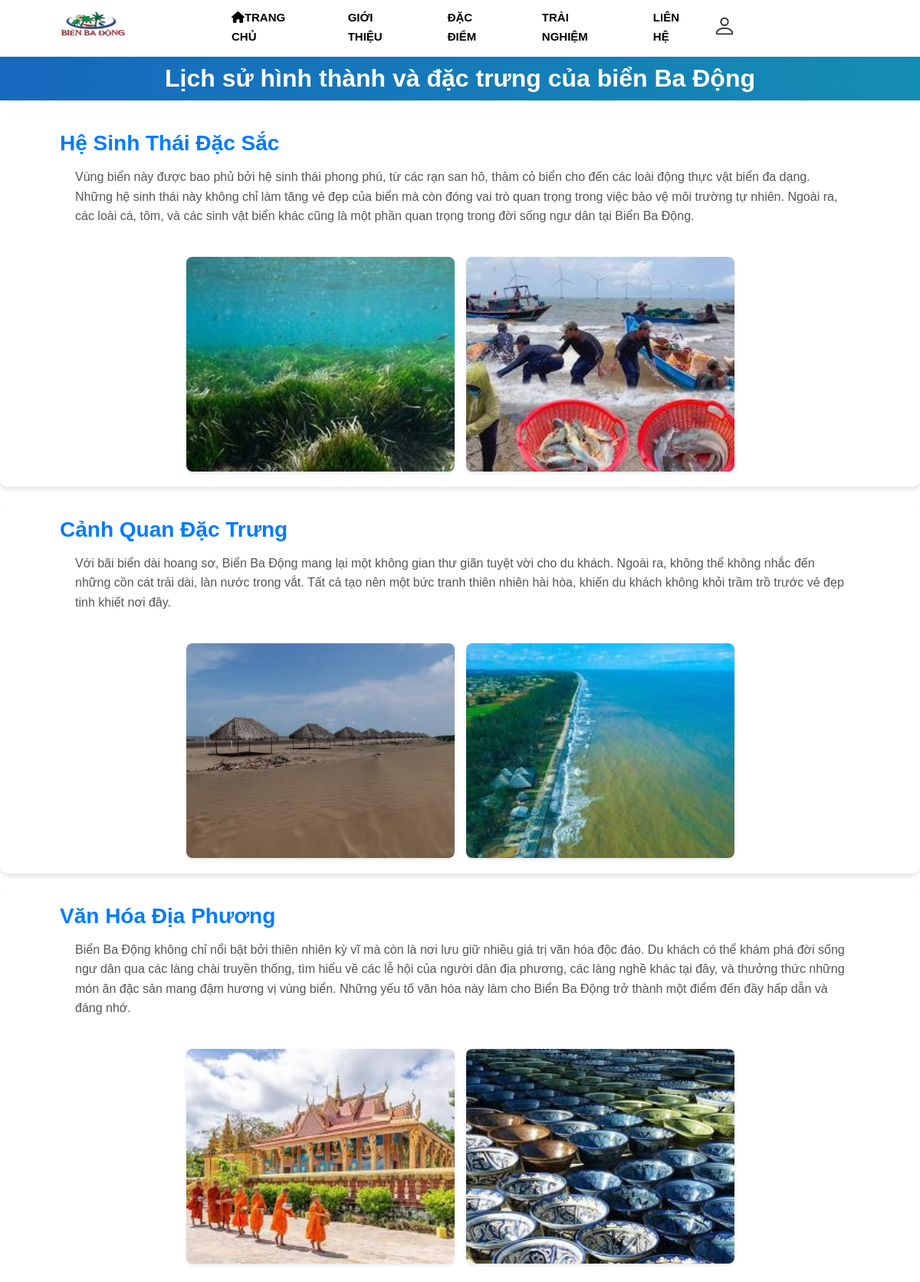
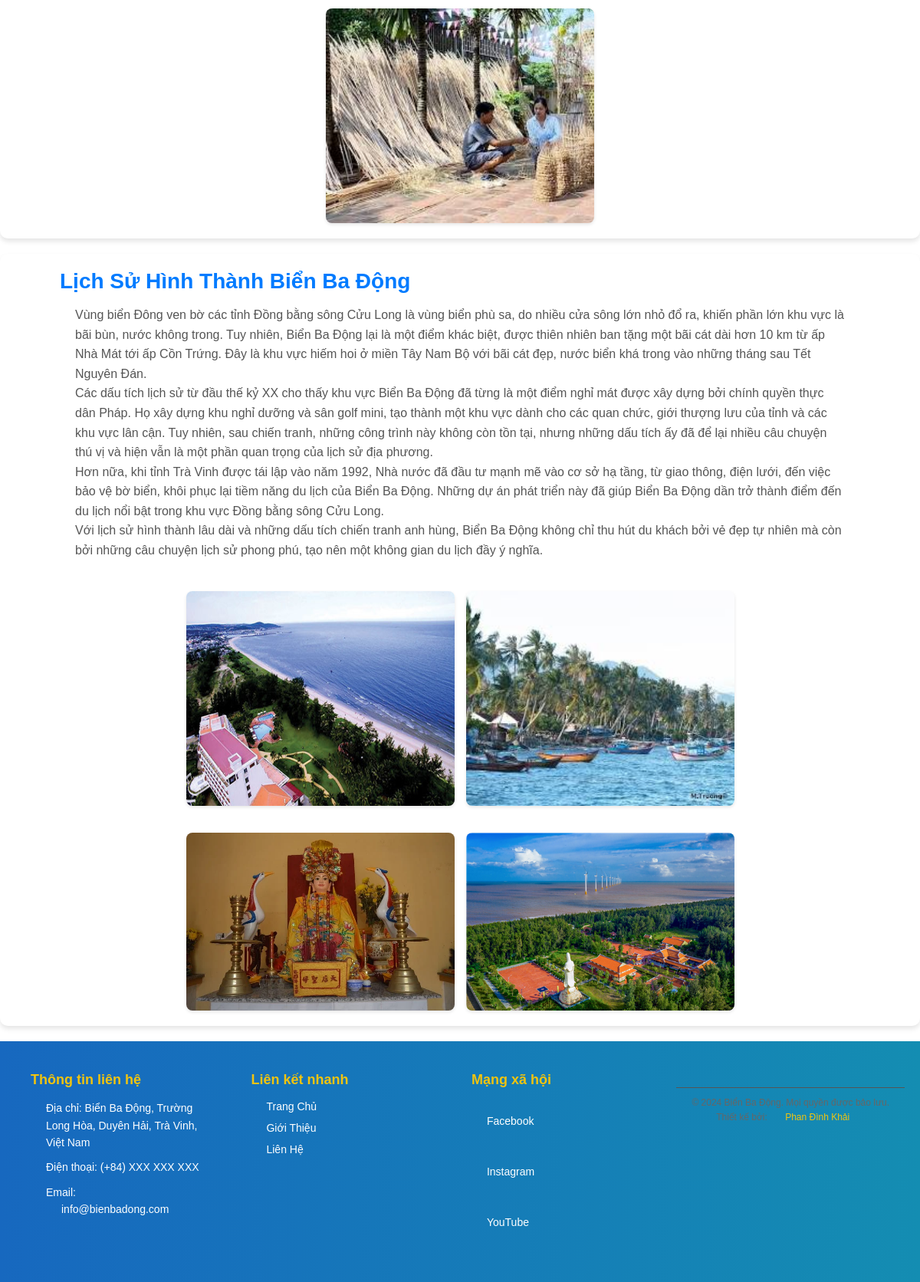
The page /dacdiem.php (signed in) on the database its author committed (2 pictures, top to bottom).
### tables this page shows
CREATE TABLE `baiviet` (
  `idbaiviet` int(11) NOT NULL,
  `tieudebaiviet` varchar(200) NOT NULL,
  `noidungbaiviet` text NOT NULL,
  `url_image` text NOT NULL,
  `tentrang` varchar(20) NOT NULL
);

### dacdiem.php (the view, shortened to what this page needs)
<?php
include "./db_connect.php";
?>
<!DOCTYPE html>
<html lang="en">
<head>
    <link href="https://cdn.jsdelivr.net/npm/bootstrap-icons/font/bootstrap-icons.css" rel="stylesheet">
    <link rel="stylesheet" href="style.css">
</head>
<body>
    <header>
        <div class="logo">
            <a href="trangchu.html" target="_self"><img src="images/logo.jpg" alt="bienbadong" width="100px" height="74.5px"></a>
        </div>
        <div class="menu">
            <li><a href="trangchu.php" target="_self"id="mn"><i class="fas fa-home"></i>TRANG CHỦ</a></li>
            <li><a href="gioithieu.php" target="_self"id="mn">GIỚI THIỆU</a></li>
            <li><a href="dacdiem.php" target="_self"id="mn">ĐẶC ĐIỂM</a></li>
            <li><a href="trainghiem.php" target="_self"id="mn">TRẢI NGHIỆM</a></li>
            <li><a href="lienhe.php" target="_self"id="mn">LIÊN HỆ</a></li>
        </div>
        <div class="contact">
        <li><i class="bi bi-person" id="userIcon"></i></li>
        </div>
    </header>
    <img src="images/nenn.jpg" alt="nen" id="nenn">
    <div id="header">
      <h1>Lịch sử hình thành và đặc trưng của biển Ba Động</h1>
  </div>
 <?php
 $sql = "SELECT * FROM baiviet";
 $result = $conn->query($sql);
 if ($result->num_rows > 0) {
     while($row = $result->fetch_assoc()) {
     if($row['tentrang']=="dacdiem"){
 ?>
<section class="content-section">
<div class="container">
    <h2><?php echo $row['tieudebaiviet'] ?></h2>
    <p><?php echo $row['noidungbaiviet'] ?></p>
    <div class="image-container">
    <?php
    $image_paths = $row['url_image'];
    $images = json_decode($image_paths, true);
    if (json_last_error() === JSON_ERROR_NONE && is_array($images)) {
        foreach ($images as $image) {
            echo '<img src="' . htmlspecialchars(trim($image)) . '" alt="Hình Ảnh">';
        }
    } else {
        $images = explode(',', $image_paths);
        foreach ($images as $image) {
            echo '<img src="' . htmlspecialchars(trim($image)) . '" alt="Hình Ảnh">';
        }
    }
    ?>
    </div>
</div>
</section>
<?php
       }
}
} else {
echo "0 results";
}
?>
 <footer>
    <div class="footer-container">
      <div class="footer-column">
        <h3>Thông tin liên hệ</h3>
        <p>Địa chỉ: Biển Ba Động, Trường Long Hòa, Duyên Hải, Trà Vinh, Việt Nam</p>
        <p>Điện thoại: (+84) XXX XXX XXX</p>
        <p>Email: <a href="mailto:info@bienbadong.com">info@bienbadong.com</a></p>
      </div>
      <div class="footer-column">
        <h3>Liên kết nhanh</h3>
        <ul>
          <li><a href="trangchu.php">Trang Chủ</a></li>
          <li><a href="gioithieu.php">Giới Thiệu</a></li>
          <li><a href="lienhe.html">Liên Hệ</a></li>
        </ul>
      </div>
      <div class="footer-column">
        <h3>Mạng xã hội</h3>
        <ul class="social-links">
          <li><a href="https://facebook.com" target="_blank">Facebook</a></li>
          <li><a href="https://instagram.com" target="_blank">Instagram</a></li>
          <li><a href="https://youtube.com" target="_blank">YouTube</a></li>
        </ul>
      </div>
      <div class="footer-bottom">
        <p>© 2024 Biển Ba Động. Mọi quyền được bảo lưu.</p>
        <p>Thiết kế bởi: <a href="#">Phan Đình Khải</a></p>
      </div>
    </div>
  </footer>
</body>
</html>

### style.css (style rules this page uses)
* { margin: 0; padding: 0; box-sizing: border-box; font-family: Arial, Helvetica, sans-serif; }
li { list-style: none; }
a { text-decoration: none; color: #000; padding: 20px 20px 20px 20px; }
header { display: flex; justify-content: space-between; padding: 12px 50px; height: 70px; align-items: center; position: fixed; top: 0; left: 0; width: 100%; z-index: 1; background: rgba(255, 255, 255, 0.3); }
#header { background: linear-gradient(90deg, #1768bf, #148db2); color: #fff; padding: 10px; text-align: center; }
.logo { flex: 1; }
.menu { flex: 3; display: flex; }
.contact { flex: 1; }
.menu > li { padding: 0 12px; position: relative; }
.menu > li > a { font-size: 15px; font-weight: bold; display: block; line-height: 25px; }
#nenn { width: 100%; height: 70px; }
footer { background: linear-gradient(90deg, #1768bf, #148db2); color: #fff; padding: 40px 20px; font-family: Arial, sans-serif; }
.footer-container { display: flex; flex-wrap: wrap; justify-content: space-between; }
.footer-column { flex: 1; min-width: 200px; margin: 0 20px; }
.footer-column h3 { font-size: 18px; margin-bottom: 15px; color: #f1c40f; }
.footer-column p, .footer-column a { font-size: 14px; color: #fff; text-decoration: none; margin-bottom: 10px; }
.footer-column ul { list-style: none; padding: 0; }
.footer-column ul li { margin-bottom: 10px; }
.social-links a { display: block; margin-bottom: 5px; }
.footer-bottom { text-align: center; margin-top: 20px; border-top: 1px solid #555; padding-top: 10px; font-size: 12px; color: #bbb; }
.footer-bottom a { color: #f1c40f; text-decoration: none; }

### dacdiem.php (style rules this page uses)
body { font-family: Arial, sans-serif; }
#userIcon { font-size: 30px; color: #333; }
h2 { color: #333; }
p { color: #666; line-height: 1.6; margin-left: 20px; margin-right: 20px; }
.content-section { background-color: white; margin: 20px auto; padding: 20px; border-radius: 10px; box-shadow: 0px 4px 6px rgba(0, 0, 0, 0.1); max-width: 1200px; }
.container { width: 90%; max-width: 1200px; margin: 0 auto; }
.content-section h2 { font-size: 28px; margin-bottom: 15px; color: #007bff; }
.content-section p { font-size: 16px; color: #555; margin-bottom: 15px; }
.content-section img { width: 100%; height: auto; margin-top: 20px; border-radius: 8px; box-shadow: 0 2px 4px rgba(0, 0, 0, 0.1); }
.image-container { display: flex; gap: 15px; margin-top: 20px; flex-wrap: wrap; justify-content: center; }
.image-container img { width: 100%; max-width: 350px; border-radius: 8px; box-shadow: 0 2px 4px rgba(0, 0, 0, 0.1); transition: transform 0.3s ease, box-shadow 0.3s ease; }

### rows shown on the page
baiviet: tieudebaiviet "Hệ Sinh Thái Đặc Sắc", noidungbaiviet "Vùng biển này được bao phủ bởi hệ sinh thái phong phú, từ các rạn san hô, thảm cỏ biển cho đến các loài động thực vật biển đa dạng. Những hệ sinh thái này không chỉ làm tăng vẻ đẹp của biển mà còn đóng vai trò quan trọng trong việc bảo vệ môi trường tự nhiên. Ngoài ra, các loài cá, tôm, và các sinh vật biển khác cũng là một phần quan trọng trong đời sống ngư dân tại Biển Ba Động.", tentrang "dacdiem" (drawn), url_image (picture)
baiviet: tieudebaiviet "Cảnh Quan Đặc Trưng", noidungbaiviet "Với bãi biển dài hoang sơ, Biển Ba Động mang lại một không gian thư giãn tuyệt vời cho du khách. Ngoài ra, không thể không nhắc đến những cồn cát trải dài, làn nước trong vắt. Tất cả tạo nên một bức tranh thiên nhiên hài hòa, khiến du khách không khỏi trầm trồ trước vẻ đẹp tinh khiết nơi đây.", tentrang "dacdiem" (drawn), url_image (picture)
baiviet: tieudebaiviet "Văn Hóa Địa Phương", noidungbaiviet "Biển Ba Động không chỉ nổi bật bởi thiên nhiên kỳ vĩ mà còn là nơi lưu giữ nhiều giá trị văn hóa độc đáo. Du khách có thể khám phá đời sống ngư dân qua các làng chài truyền thống, tìm hiểu về các lễ hội của người dân địa phương, các làng nghề khác tại đây, và thưởng thức những món ăn đặc sản mang đậm hương vị vùng biển. Những yếu tố văn hóa này làm cho Biển Ba Động trở thành một điểm đến đầy hấp dẫn và đáng nhớ.", tentrang "dacdiem" (drawn), url_image (picture)
baiviet: tieudebaiviet "Lịch Sử Hình Thành Biển Ba Động", noidungbaiviet "Vùng biển Đông ven bờ các tỉnh Đồng bằng sông Cửu Long là vùng biển phù sa, do nhiều cửa sông lớn nhỏ đổ ra, khiến phần lớn khu vực là bãi bùn, nước không trong. Tuy nhiên, Biển Ba Động lại là một điểm khác biệt, được thiên nhiên ban tặng một bãi cát dài hơn 10 km từ ấp Nhà Mát tới ấp Cồn Trứng. Đây là khu vực hiếm hoi ở miền Tây Nam Bộ với bãi cát đẹp, nước biển khá trong vào những tháng sau Tết Nguyên Đán. Các dấu tích lịch sử từ đầu thế kỷ XX cho thấy khu vực Biển Ba Động đã từng là một điểm nghỉ mát được xây dựng bởi chính quyền thực dân Pháp. Họ xây dựng khu nghỉ dưỡng và sân golf mini, tạo thành một khu vực dành cho các quan chức, giới thượng lưu của tỉnh và các khu vực lân cận. Tuy…", tentrang "dacdiem" (drawn), url_image (picture)
